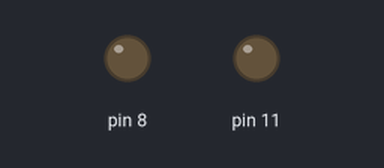
This sketch was run on a simulated Arduino Uno, built with avr-gcc and run on an emulated ATmega328P. Shown: output pins drawn as LEDs (lit = HIGH).

Above: at 0.05 s.
At 9.45 s:
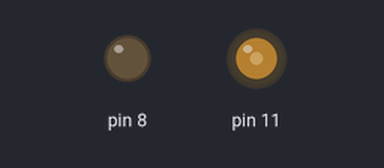
At 19.95 s:
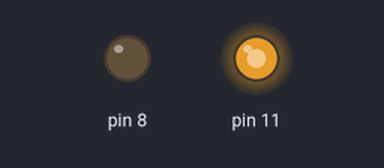
At 39.85 s:
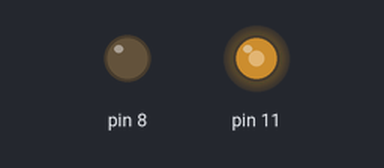
Timing chart, 0 to 40.0 s (numbered marks = the images above):
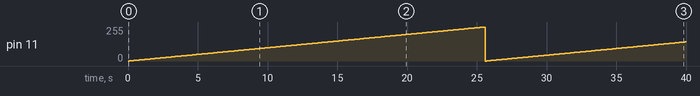

The sketch:

motor_dc.ino
```cpp
int i;

void setup() {
 pinMode(8 ,OUTPUT);
 pinMode(11,OUTPUT);
}

void loop() {
  for (int i=0;i<=255;i++){
   digitalWrite(8,LOW);
   analogWrite(11,i);
   delay(100);
  }
}
```

Measured:
- by itself, pin 11: 0/255 → 1/255 at 0.10 s, → 2/255 0.10 s later, → 3/255 0.10 s later, → 4/255 0.10 s later, … (399 changes in this stretch)
